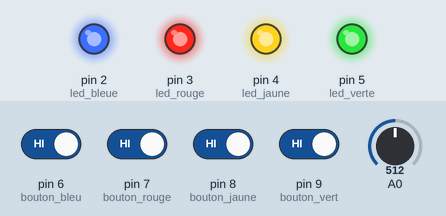
This sketch was run on a simulated Arduino Uno, built with avr-gcc and run on an emulated ATmega328P. Shown: output pins drawn as LEDs (lit = HIGH). The inputs (shaded band) are chosen by the test bench; at power-on: pin 6 (bouton_bleu), pin 7 (bouton_rouge), pin 8 (bouton_jaune), pin 9 (bouton_vert) HIGH, A0 = 512. Random numbers use the default seed unless the sketch sets one.

Above: at 1.2 s.
1.3 s: pin 6 (bouton_bleu) driven LOW
At 1.7 s:
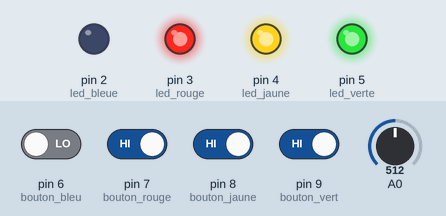
4.3 s: pin 7 (bouton_rouge) driven LOW
At 5.2 s:
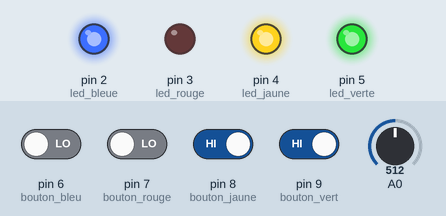
7.3 s: pin 8 (bouton_jaune) driven LOW
At 8.7 s:
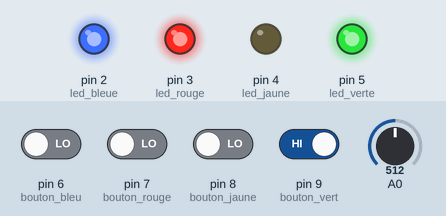
10.3 s: pin 9 (bouton_vert) driven LOW
At 11.0 s:
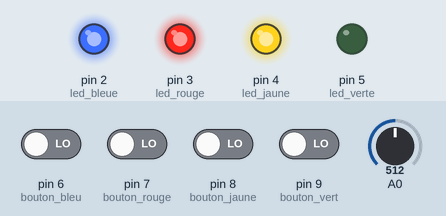
13.3 s: pin 6 (bouton_bleu) driven HIGH
At 15.2 s:
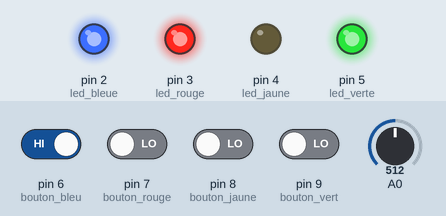
15.8 s: pin 9 (bouton_vert) driven HIGH
Timing chart, 0 to 19.8 s (numbered marks = the images above; inputs shaded):
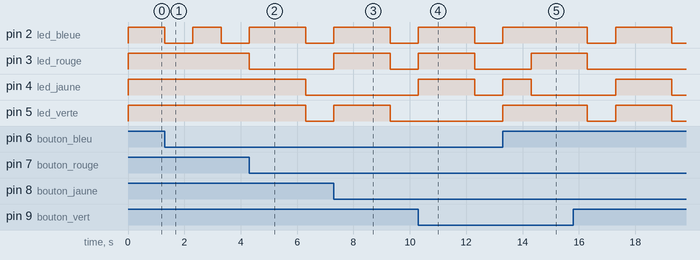

The sketch:

codeled_4_.ino
```cpp
const int MAX_LVL = 20;
int LVL=1;
const int led_bleue = 2;
const int led_rouge = 3;
const int led_jaune = 4;
const int led_verte = 5;
const int bouton_bleu = 6;
const int bouton_rouge = 7;
const int bouton_jaune = 8;
const int bouton_vert = 9;
int ordre[MAX_LVL];
int own_follow[MAX_LVL];
int drapeau = 0;

void setup() {
  Serial.begin(9600);
  pinMode(bouton_bleu,INPUT);
  pinMode(bouton_rouge,INPUT);
  pinMode(bouton_jaune,INPUT);
  pinMode(bouton_vert,INPUT);
  pinMode(led_bleue,OUTPUT);
  pinMode(led_rouge,OUTPUT);
  pinMode(led_jaune,OUTPUT);
  pinMode(led_verte,OUTPUT);
  digitalWrite(led_bleue,HIGH);
  digitalWrite(led_rouge,HIGH);
  digitalWrite(led_jaune,HIGH);
  digitalWrite(led_verte,HIGH);

}

void loop() {
  if (LVL==1){
     sequence_hasard();

  }

  if (digitalRead(bouton_bleu)==LOW){
    suite_couleur();
    partie_simon();
  }
}

void sequence_hasard(){
 randomSeed(analogRead(0));
 for (int i=0; i<MAX_LVL; i++){
   ordre[i] = random(2,4);
 }
}


void suite_couleur(){
   for (int i=0; i<LVL; i++){
      digitalWrite(ordre[i],LOW);
      delay(1000);
      digitalWrite(ordre[i],HIGH);
      delay(1000);
    }

  }

void partie_simon(){
for(int j=0; j<MAX_LVL; j++){
  for (int i=0; i<LVL; i++) {
    drapeau = 0;
    while (drapeau == 0) {
      if (digitalRead(bouton_bleu) == LOW) {
        digitalWrite (led_bleue, LOW);
        own_follow[i] = 2;
        drapeau = 1;
        delay(1000);
        if (own_follow[i] != ordre[i]) {
          mauvaise_sequence();
        }
        digitalWrite (led_bleue,HIGH);
      }
      if (digitalRead(bouton_rouge) == LOW) {
        digitalWrite (led_rouge, LOW);
        own_follow[i] = 3;
        drapeau = 1;
        delay(1000);
        if (own_follow[i] != ordre[i]) {
          mauvaise_sequence();
        }
        digitalWrite (led_rouge,HIGH);
      }

      if (digitalRead(bouton_jaune) == LOW) {
        digitalWrite (led_jaune, LOW);
        own_follow[i] = 4;
        drapeau = 1;
        delay(1000);
        if (own_follow[i] != ordre[i]) {
          mauvaise_sequence();
        }
        digitalWrite (led_jaune,HIGH);
      }

      if (digitalRead(bouton_vert) == LOW) {
        digitalWrite (led_verte, LOW);
        own_follow[i] = 5;
        drapeau = 1;
        delay(1000);
        if (own_follow[i] != ordre[i]) {
          mauvaise_sequence();
        }
        digitalWrite (led_verte,HIGH);
      }

    }
  }
    bonne_sequence();
}
}

void mauvaise_sequence(){
    delay(1000);
    digitalWrite (led_bleue,LOW);
    digitalWrite (led_rouge,LOW);
    digitalWrite (led_jaune,LOW);
    digitalWrite (led_verte,LOW);
    delay(1000);
    digitalWrite(led_bleue,HIGH);
    digitalWrite(led_rouge,HIGH);
    digitalWrite(led_jaune,HIGH);
    digitalWrite(led_verte,HIGH);
    LVL=20;

}

void bonne_sequence(){
      if (LVL < MAX_LVL){
         LVL ++;
      }
      for (int i=0; i<LVL; i++){
          digitalWrite(ordre[i],HIGH);
          delay(1000);
          digitalWrite(ordre[i],LOW);
          delay(1000);
          digitalWrite(ordre[i],HIGH);
          delay(100);
      }


}
```

Measured:
- after the input at 1.3 s, pin 2 (led_bleue): HIGH → LOW at once, → HIGH 1.0 s later, → LOW 1.0 s later
- after the input at 4.3 s, pin 3 (led_rouge): HIGH → LOW at once; pin 4 (led_jaune), pin 5 (led_verte): HIGH → LOW after 2.0 s
- after the input at 7.3 s, pin 2 (led_bleue): LOW → HIGH at once, → LOW 2.0 s later
- after the input at 10.3 s, pin 2 (led_bleue): LOW → HIGH at once, → LOW 2.0 s later
- after the input at 13.3 s, pin 2 (led_bleue): LOW → HIGH at once
